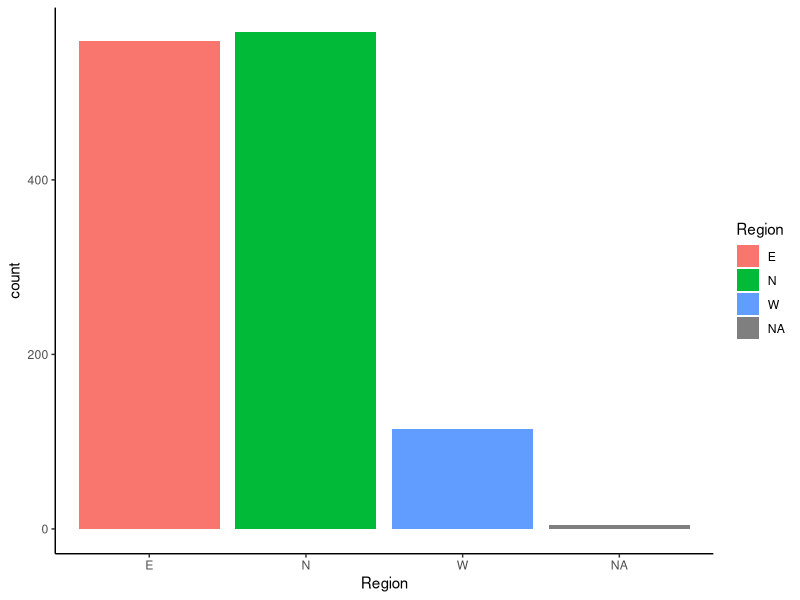
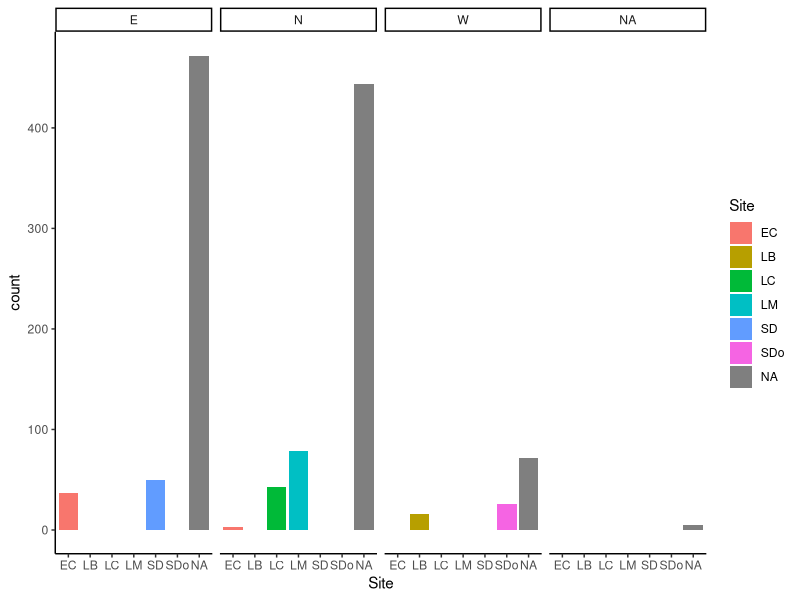
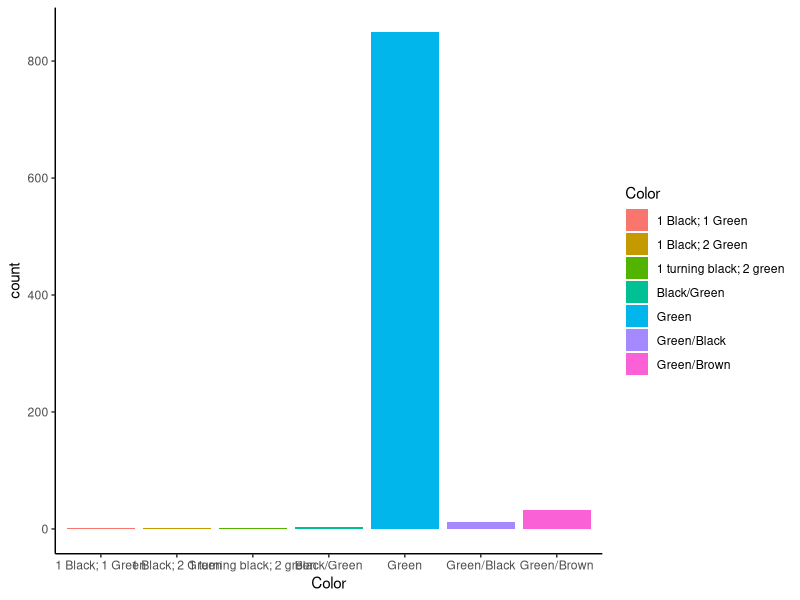
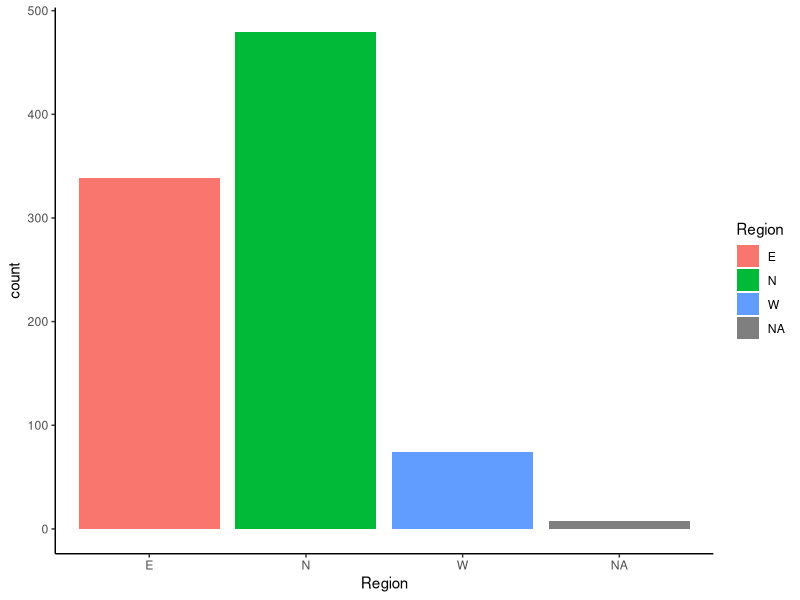
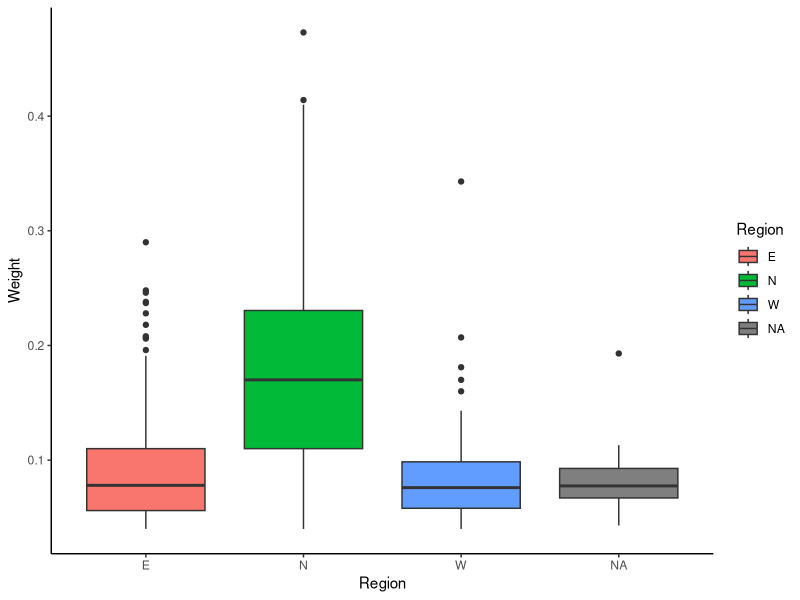
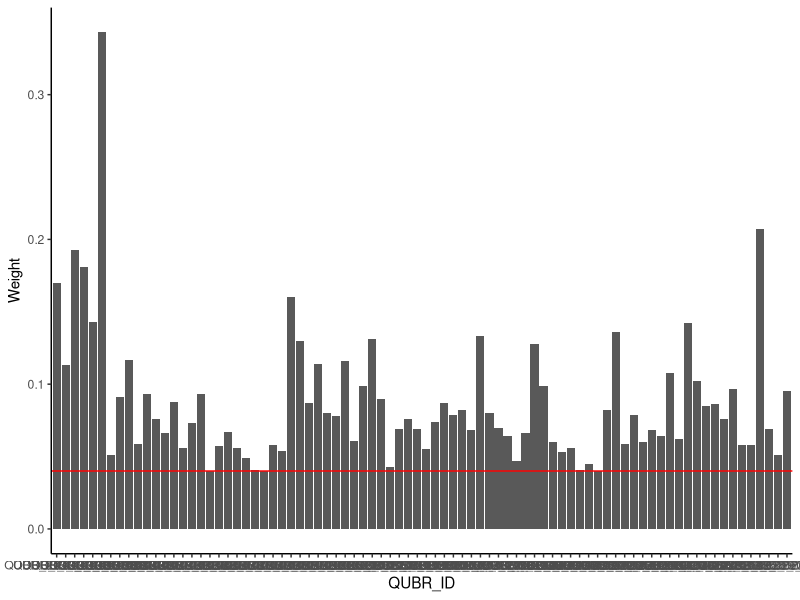
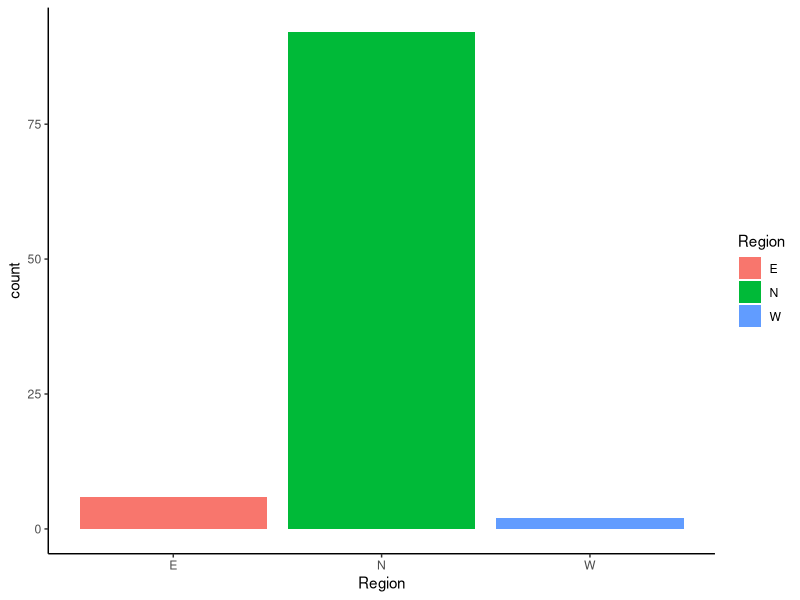
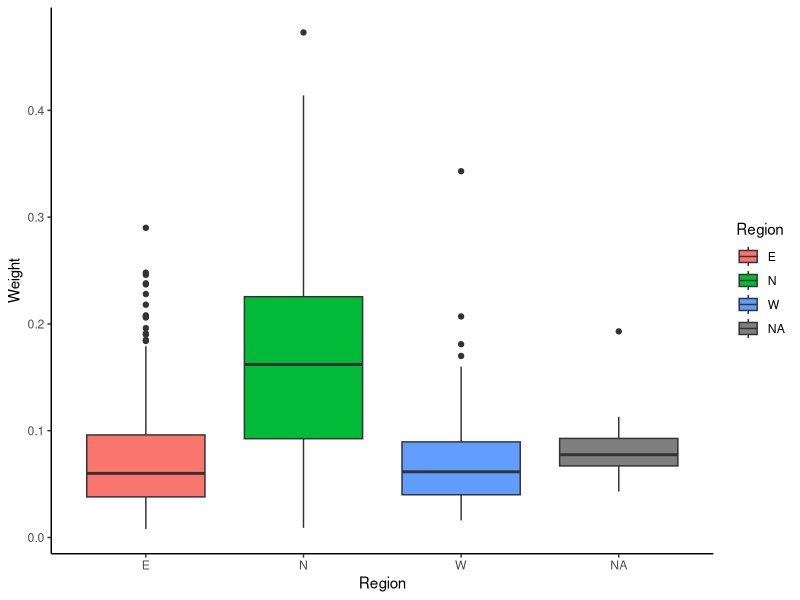

The R script that drew these images, in order:
rm(list=ls())
setwd("..")

library(tidyverse)
library(ggplot2)
library(dplyr)

`%notin%` <- Negate(`%in%`)

field_data <- read_csv("./data/04_2024_field_datasheets_full.csv", na = c("N/A",""))

#cleaning raw field data so we can graph it
field_data_clean <- field_data %>%
  rename(QUBR_ID =`QUBR ID`) %>% #renaming QUBR_ID column to remove space
  rename(Recorder_name =`Name of recorder`) %>% #renaming recorder_name column to remove space
  mutate(Site = case_when(str_detect(Site, "[?]$") ==T ~ NA, #overriding column called Site, anywhere with a ? becomes NA
                          str_detect(Site, "[?]$") == F ~ Site)) %>%
  mutate(Region = case_when(str_detect(Region, "[?]") ==T ~ NA, #overriding column called Region, anywhere with a ? becomes NA
                          str_detect(Region, "[?]") == F ~ Region))

#creating bar graph
field_data_clean %>%
  ggplot() + #creates empty plot
  geom_bar(aes(x = Region, fill = Region)) + #plots Regions on the x axis and gives each their own color
  theme_classic() #removes gray background

field_data_clean %>%
  ggplot() + #creates empty plot
  geom_bar(aes(x = Site, fill = Site)) +
  theme_classic() +
  facet_grid(~Region) #nests sites within region



#load tissue transfer data
tissue_data <- read_csv("./data/Transfer QUBR Tissue to Freezer 2024 April.csv")

#explore tissue transfer data (what kinds of columns, NAs, left_join function to join by QUBR_ID column)
#(same column name in both data sets)
tissue_data_clean <- tissue_data%>%
  rename(Color = `Leaf Tissue Color (Green, Brown, Black)`)%>% #rename leaf color column
  rename(Condition = `Leaf Tissue Condition (Moldy, Necrotic, or Good)`)%>% #rename leaf condition column
  rename(Weight = `Weight (g)`) %>% #rename weight column to remove units
  rename(QUBR_ID = `Accession ID`)%>%
  filter(str_detect(Color, "reen")) %>% #selects only colors named Green and green
  filter(str_detect(Condition, "Good"))

tissue_field_data <- tissue_data_clean%>% #joins field data and tissue transfer data by QUBR_ID
  left_join(., field_data_clean, join_by(QUBR_ID==QUBR_ID))


tissue_field_for_extraction <- tissue_field_data %>%
  filter(Weight>=0.04) #removes leaf samples that are too small to do extraction with


tissue_field_for_extraction%>%
  ggplot() + #creates empty plot
  geom_bar(aes(x = Color, fill = Color)) +
  theme_classic() #removes gray background




summary(tissue_field_for_extraction) #shows character vs numeric value details

tissue_field_for_extraction%>% #bar chart of number of tissue samples per region
  ggplot() + 
  geom_bar(aes(x = Region, fill = Region)) +
  theme_classic()

tissue_field_for_extraction%>% #box plot of tissue weights per region
  ggplot() +
  geom_boxplot(aes(x = Region, y = Weight, fill = Region)) +
  theme_classic()

#how many inds from each region weigh enough to do extractions
num_inds_by_region <- tissue_field_for_extraction %>%
  group_by(Region) %>%
  summarise(count = n())
#v few from the W --> we are hoping to do 600 extractions which would mean 200 from each region and we have less than that from the W --> will do all of those and then divide the remaining number of inds by 2 to figure out how many inds to sample from E and N

num_west <- num_inds_by_region$count[num_inds_by_region$Region=="W"][1]
num_na <- num_inds_by_region$count[is.na(num_inds_by_region$Region)]

num_to_sample <- floor((600-num_west-num_na)/2)

#Separate tissue with high enough weight to do actual extractions into different regions
tissue_west_and_NAs <- tissue_field_for_extraction%>% #we will extract from all of these samples from the West because there are so few
  filter(Region == 'W' | is.na(Region))

#look at the weights of the viable W inds to see how close to problematic they are
tissue_west_and_NAs%>%
  ggplot() +
  geom_col(aes(x = QUBR_ID, y = Weight)) +
  geom_hline(yintercept = .04, color = "red") + #add red line at minimum viable weight for extraction
  theme_classic()
#5 inds with literally no buffer room but mostly this seems fine

tissue_east <- tissue_field_for_extraction%>%
  filter(Region == 'E')

tissue_north <- tissue_field_for_extraction%>%
  filter(Region == 'N')
                        

#randomly sample the correct number of inds from N and E
set.seed(2024)

north_inds_to_sample <- sample(tissue_north$QUBR_ID, size = num_to_sample, replace = F)

east_inds_to_sample <- sample(tissue_east$QUBR_ID, size = num_to_sample, replace = F)

#create dataset with only 600 chosen inds for extractions
tissue_field_600_inds <- tissue_field_for_extraction %>%
  filter(QUBR_ID %in% tissue_west_and_NAs$QUBR_ID | QUBR_ID %in% north_inds_to_sample | QUBR_ID %in% east_inds_to_sample) 

#take the top 100 heaviest weights, these will be the first 100 extractions 
top_100_for_extractions <- tissue_field_600_inds %>%
  top_n(., 100, wt = Weight) 

#maybe unsurprisingly, nearly all of these are from the North
top_100_for_extractions %>%
  ggplot() +
  geom_bar(aes(x = Region, fill = Region)) +
  theme_classic()

# Bind the remaining inds on to this list so we can keep these 100 as the first extractions but then proceed semi randomly
top_100_for_extractions %>%
  rbind(filter(tissue_field_600_inds, QUBR_ID %notin% top_100_for_extractions$QUBR_ID)) %>%
  write_csv(., "./data/600_inds_for_extractions.csv")


# Dana making graphs to show Daniel 9/16/24
summary(tissue_field_data)

tissue_field_data%>%
  ggplot() +
  geom_boxplot(aes(x = Region, y = Weight, fill = Region)) +
  theme_classic()

tissue_field_data%>%
  ggplot() +
  geom_bar(aes(x = Region, fill = Region)) +
  theme_classic()
